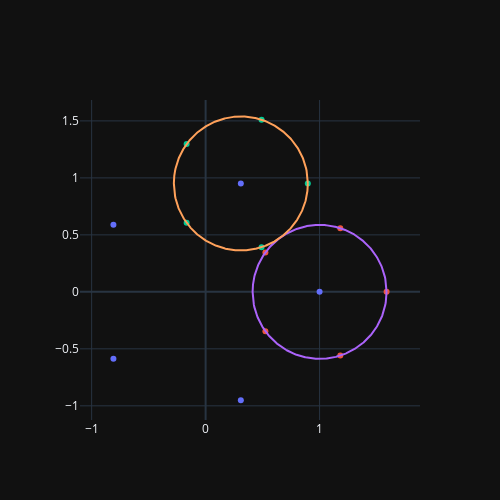

Notebook cell for this chart:
### Code cell
x_circle, y_circle = circle(1,0,r)
x_circle2, y_circle2 = circle(d1[1,0,0],d1[1,1,0],r)
fig = go.Figure(
    data=[
        go.Scatter(
            x=d1[:,0,0], y=d1[:,1,0],
            mode='markers',
            showlegend=False,
        ),
        go.Scatter(
            x=d1[:,0,0]*r+d1[0,0,0], y=d1[:,1,0]*r+d1[0,1,0],
            mode='markers',
            showlegend=False,
        ),
        go.Scatter(
            x=d1[:,0,0]*r+d1[1,0,0], y=d1[:,1,0]*r+d1[1,1,0],
            mode='markers',
            showlegend=False,
        ),
        go.Scatter(
            y=y_circle,
            x=x_circle,
            showlegend=False,
        ),
        go.Scatter(
            y=y_circle2,
            x=x_circle2,
            showlegend=False,
        ),
    ],
    layout=lo,
)
fig.show(config=plotly_config)

### Figure 1 — Plotly figure (JSON) as saved in the notebook; plotly's stock layout.template omitted (floating-point values rounded to 4 significant figures; data arrays with more than 128 entries replaced by an {"elided": "..."} marker saying what was removed)
{"data": [{"mode": "markers", "showlegend": false, "type": "scatter", "x": [1, 0.309, -0.809, -0.809, 0.309], "y": [0, 0.9511, 0.5878, -0.5878, -0.9511]}, {"mode": "markers", "showlegend": false, "type": "scatter", "x": [1.588, 1.182, 0.5245, 0.5245, 1.182], "y": [0, 0.559, 0.3455, -0.3455, -0.559]}, {"mode": "markers", "showlegend": false, "type": "scatter", "x": [0.8968, 0.4907, -0.1665, -0.1665, 0.4907], "y": [0.9511, 1.51, 1.297, 0.6056, 0.392]}, {"showlegend": false, "type": "scatter", "x": {"elided": "630 float values"}, "y": {"elided": "630 float values"}}, {"showlegend": false, "type": "scatter", "x": {"elided": "630 float values"}, "y": {"elided": "630 float values"}}], "layout": {"height": 500, "showlegend": false, "width": 500, "xaxis": {"scaleanchor": "y", "scaleratio": 1}}}
